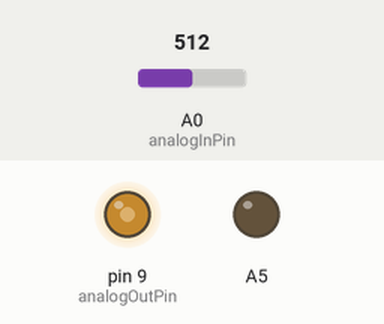
Simulated run of this sketch. Board: Arduino Uno, built with avr-gcc and run on an emulated ATmega328P. On the bench: output pins drawn as LEDs (lit = HIGH). The test bench sets the inputs (shaded band); at power-on: A0 (analogInPin) = 512. What the sketch prints to the serial monitor is not drawn.

Above: at 1.2 s.
1.3 s: A0 (analogInPin) set to 716
At 2.0 s:
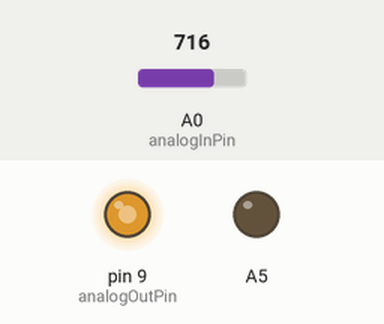
2.9 s: A0 (analogInPin) set to 900
At 3.9 s:
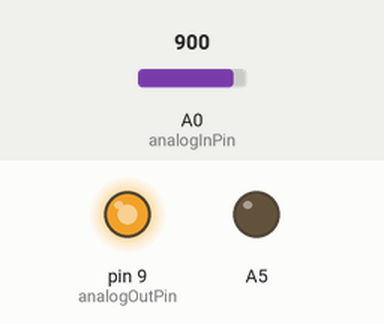
4.5 s: A0 (analogInPin) set to 140
At 5.7 s:
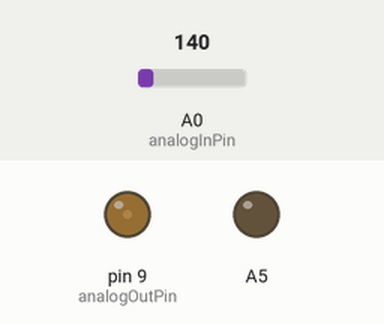
6.0 s: A0 (analogInPin) set to 160
At 7.3 s:
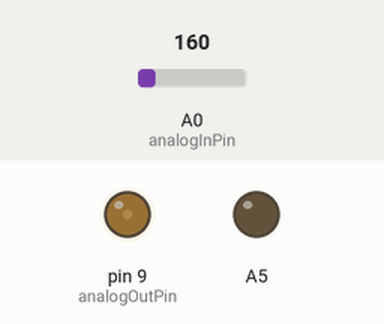
7.6 s: A0 (analogInPin) set to 306
At 8.3 s:
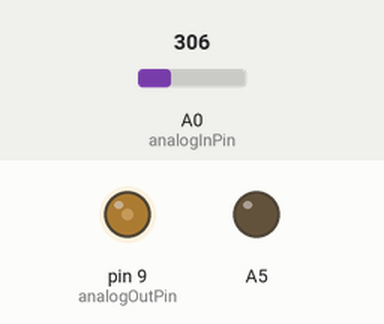
9.2 s: A0 (analogInPin) set to 0
At 9.9 s:
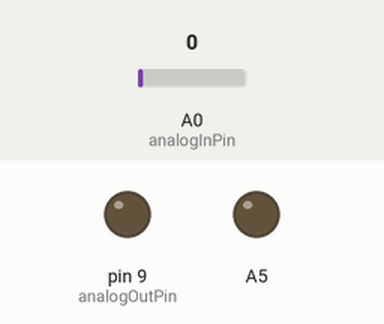
Timing chart, 0 to 11.7 s (numbered marks = the images above; inputs shaded):
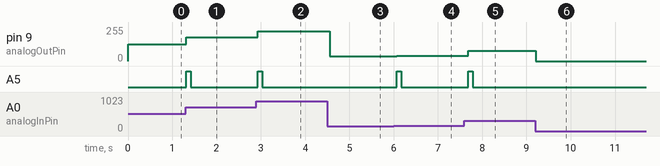

The sketch:

ttc.ino
```cpp
const int analogInPin = A0;
const int analogOutPin = 9;

int sensorValue = 0;
int outputValue = 0;
int prevS = 0;
long prevT = 0;
long ttc = 0;

void setup() {
  pinMode(A5, OUTPUT);
  Serial.begin(9600);
}

void loop() {

  sensorValue = analogRead(analogInPin);
  outputValue = map(sensorValue, 0, 1023, 0, 255);
  long currentT = millis();
  float velocity = ((float)(outputValue - prevS)/(currentT - prevT))*10;

  ttc = (outputValue/velocity);

  analogWrite(analogOutPin, outputValue);

  Serial.print("v= ");
  Serial.print(velocity);
  Serial.print("\t ttc= ");
  Serial.println(ttc);

  if (ttc<150 && 0<ttc){
    digitalWrite(A5, HIGH); //light the led
  }
  else
  {
    digitalWrite(A5, LOW); //put out the led
  }

  prevT=millis();
  prevS=outputValue;

  delay(100);
}
```

Measured:
- after the input at 1.3 s, pin 9 (analogOutPin): 127/255 → 178/255 at once; A5: LOW → HIGH at once, → LOW 0.10 s later
- after the input at 2.9 s, pin 9 (analogOutPin): 178/255 → 224/255 at once; A5: LOW → HIGH at once, → LOW 0.10 s later
- after the input at 4.5 s, pin 9 (analogOutPin): 224/255 → 34/255 after 0.05 s
- after the input at 6.0 s, pin 9 (analogOutPin): 34/255 → 39/255 after 0.07 s; A5: LOW → HIGH after 0.07 s, → LOW 0.10 s later
- after the input at 7.6 s, pin 9 (analogOutPin): 39/255 → 76/255 after 0.09 s; A5: LOW → HIGH after 0.09 s, → LOW 0.10 s later
- after the input at 9.2 s, pin 9 (analogOutPin): 76/255 → 0/255 at once
